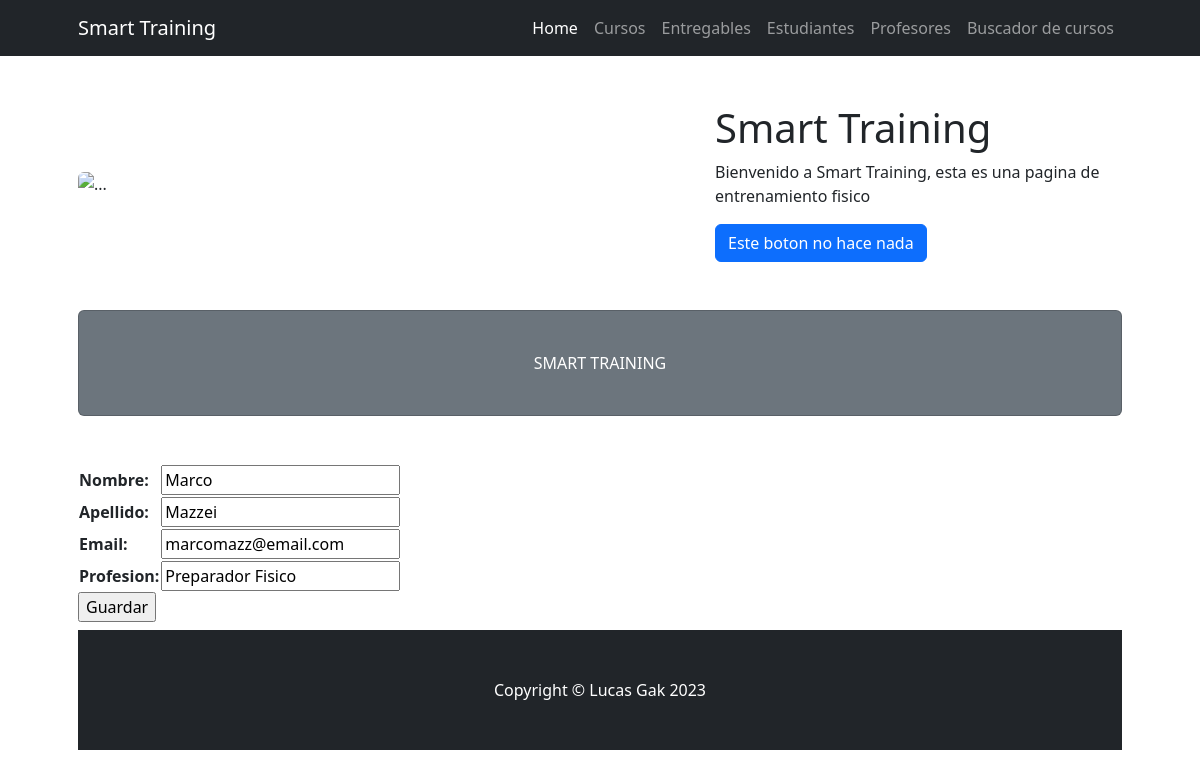
The page /ProjectoFinal23/editarProfesor/4/ on the database its author committed.
### ProjectoFinal23/models.py (models this page shows, shortened)
class Profesor(models.Model):
    nombre=models.CharField(max_length=30)
    apellido=models.CharField(max_length=30)
    email=models.EmailField()
    profesion=models.CharField(max_length=30)

### ProjectoFinal23/views.py (the view)
# urls.py: path('editarProfesor/<int:profesor_id>/', views.editarProfesor, name="EditarProfesor"),
def editarProfesor(request, profesor_id):
    if request.method== 'POST':
        miFormulario = ProfesorFormulario(request.POST) #Aca llega la informacion del HTML
        if miFormulario.is_valid(): #Si paso la validacion de Django
            informacion = miFormulario.cleaned_data
            profesor = Profesor.objects.get(id=(profesor_id))
            profesor.nombre = informacion['nombre']
            profesor.apellido = informacion['apellido']
            profesor.email = informacion['email']
            profesor.profesion = informacion['profesion']
            profesor.save()
            return render(request, "ProjectoFinal23/padre.html") #Vuelvo al inicio
    else:
        profesor = Profesor.objects.get(id=(profesor_id))
        miFormulario= ProfesorFormulario(initial={'nombre': profesor.nombre, 'apellido':profesor.apellido, 'email':profesor.email, 'profesion':profesor.profesion})
    return render(request, "ProjectoFinal23/formulario_api.html", {"miFormulario":miFormulario, "profesor_id":profesor_id})

### ProjectoFinal23/forms.py
class ProfesorFormulario(forms.Form):
    nombre= forms.CharField(max_length=30)
    apellido= forms.CharField(max_length=30)
    email= forms.EmailField()
    profesion= forms.CharField(max_length=30)

### ProjectoFinal23/templates/ProjectoFinal23/formulario_api.html
{% extends 'ProjectoFinal23/padre.html' %}
{% load static %}
{% block section1 %}
    <form action="" method="POST">{% csrf_token %}
        <table>
            {{ miFormulario.as_table }}
        </table>
        <input type="submit" value="Guardar">
    </form>
{% endblock %}

### rows shown on the page
Profesor: nombre "Marco", apellido "Mazzei", email "marcomazz@email.com", profesion "Preparador Fisico"
